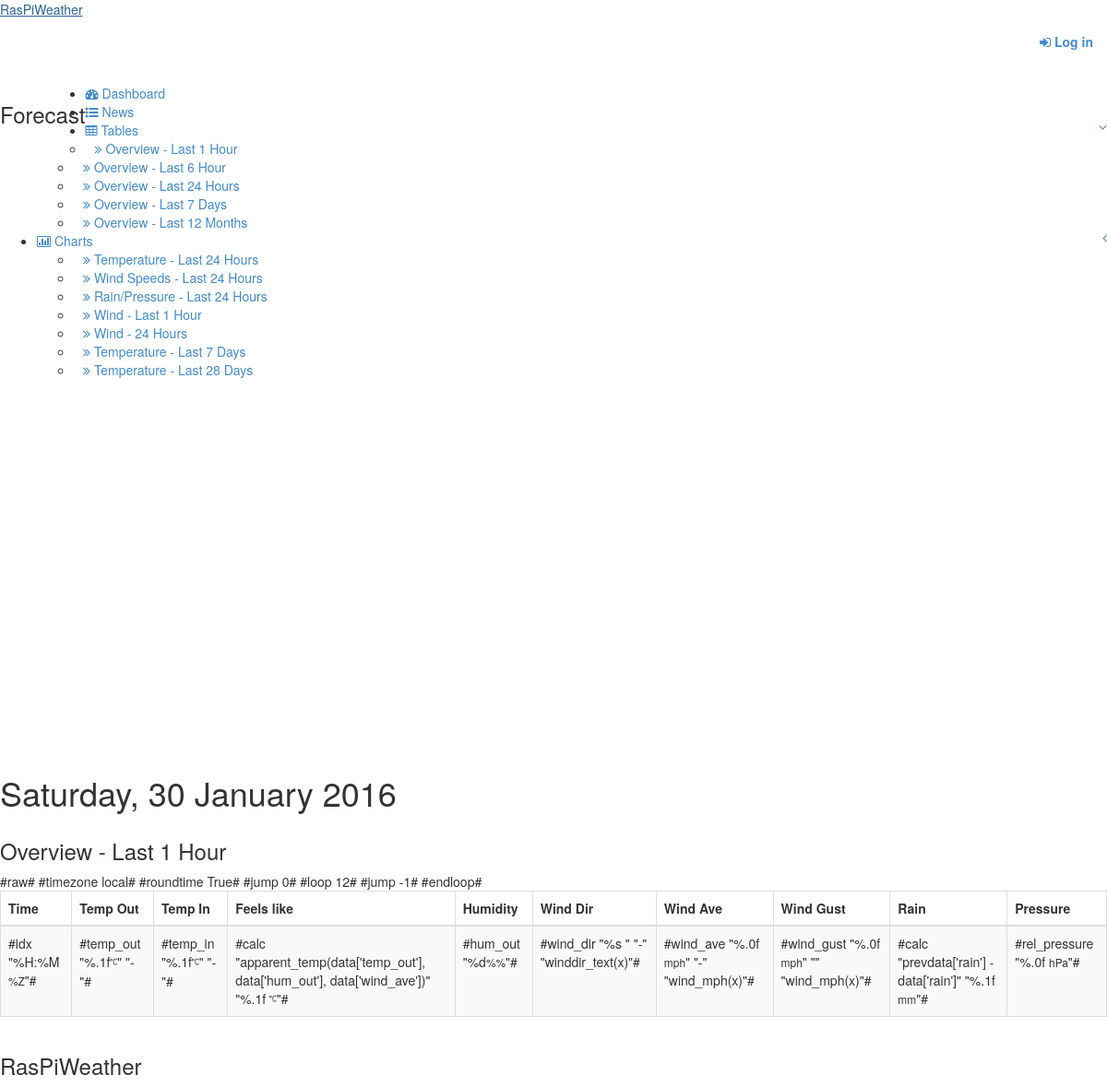
Page /?action=pages&page=table&id=4 on the committed database.
### tables this page shows
CREATE TABLE IF NOT EXISTS `templates` (
  `id` int(10) unsigned NOT NULL AUTO_INCREMENT,
  `interval` varchar(255) NOT NULL,
  `name` varchar(255) NOT NULL,
  `type` tinyint(1) NOT NULL DEFAULT '0',
  `file` varchar(255) NOT NULL,
  `active` tinyint(1) NOT NULL DEFAULT '0',
  `chart` tinyint(1) NOT NULL DEFAULT '0',
  `template_order` int(255) NOT NULL DEFAULT '1',
  PRIMARY KEY (`id`)
);

### configs/configuration.php (called while the page is built, shortened)
<?php
$database['host'] = "localhost";
$database['user'] = "weather";
$database['pass'] = "password";
$database['name'] = "weather";
$remote['is_remote'] = False;
$dbh = new PDO("mysql:host=".$database['host'].";dbname=".$database['name'], $database['user'], $database['pass']);
$dbh->setAttribute(PDO::ATTR_ERRMODE, PDO::ERRMODE_EXCEPTION);
$stmt = $dbh->prepare("SELECT * FROM site_info");
$stmt->execute();
$site_info = $stmt->fetchAll();
$dbh = new PDO("mysql:host=".$database['host'].";dbname=".$database['name'], $database['user'], $database['pass']);
$dbh->setAttribute(PDO::ATTR_ERRMODE, PDO::ERRMODE_EXCEPTION);
$stmt = $dbh->prepare("SELECT * FROM settings");
$stmt->execute();
$settings = $stmt->fetchAll();
$settings_array = array();
for ($b = 0; $b <= count($settings) - 1; $b++) {
  $settings_array[$settings[$b]['setting_item']] = $settings[$b]['setting_value'];
}
$site_array = array();
for ($b = 0; $b <= count($site_info) - 1; $b++) {
  $site_array[$site_info[$b]['site_item']] = $site_info[$b]['site_value'];
}
?>

### public_html/pages/pages/table/default.php (the view, shortened to what this page needs)
<?php
if (isset($_GET['id'])) {
  $contents = @file_get_contents($settings_array['local_files']."/".$_GET['id'].".txt", true);
if ($remote['is_remote'] != True) {
  $dbh = new PDO("mysql:host=".$database['host'].";dbname=".$database['name'], $database['user'], $database['pass']);
  $dbh->setAttribute(PDO::ATTR_ERRMODE, PDO::ERRMODE_EXCEPTION);
  $stmt = $dbh->prepare("SELECT name FROM templates WHERE `id`=:tempid AND `active`=1");
  $stmt->bindParam(':tempid', $_GET['id'], PDO::PARAM_INT);
  $stmt->execute();
  $template_name = $stmt->fetchColumn();
}
} else {
  $template_name = "No template";
  $contents = "No data to display";
  $nodata = true;
}
?>
<div class="box box-solid box-primary">
  <div class="box-header">
    <h3 class="box-title"><?php echo $template_name; ?></h3>
  </div>
  <div class="box-body chart-responsive"><?php
  echo $contents;
  ?>
  </div>
</div>

### public_html/index.php (shortened to what this page needs)
<?php
require_once('../configuration.php');
?>
<?php
$display_index = True;
if (isset($_GET['page'])){
  $page = $_GET['page'];
  if ($page == "other") {
    require_once('pages/pages/'.$page.'/default.php');
    $display_index = False;
  } else {
    $display_index = True;
  }
}
if ($display_index == True) {
?>
<!DOCTYPE html>
<html xmlns="http://www.w3.org/1999/xhtml">
<head>
  <link href="/assets/css/bootstrap.min.css" rel="stylesheet" type="text/css" />
  <link href="/assets/css/font-awesome.min.css" rel="stylesheet" type="text/css" />
  <link href="/assets/css/weather-icons.min.css" rel="stylesheet" type="text/css" />
  <link href="/assets/css/pi-icons.css" rel="stylesheet" type="text/css" />
  <link href="/assets/css/ionicons.min.css" rel="stylesheet" type="text/css" />
  <link href="/assets/css/AdminLTE.php" rel="stylesheet" type="text/css" />
</head>
<body class="skin-blue">
  <header class="header">
  <a href="/" class="skin-blue logo"><?php echo $site_array['site_name']; ?></a>
    <nav class="navbar navbar-static-top" role="navigation">
      <div class="navbar-right">
        <ul class="nav navbar-nav">
        <?php
        require_once('nav.php');
        ?>
        </ul>
      </div>
    </nav>
  </header>
  <div class="wrapper row-offcanvas row-offcanvas-left">
    <aside class="left-side sidebar-offcanvas">
      <section class="sidebar">
        <div class="user-panel">
          <div class="pull-left info">
          <?php
          require_once('pages/forecast/default.php');
          ?>
          </div>
        </div>
        <?php
          require_once('sidebar.php');
        ?>
      </section>
    </aside>
  <aside class="right-side">
    <section class="content-header">
      <h1></h1>
    </section>
    <section class="content">
      <div class="row">
        <div class="col-md-12">
          <?php
          if (!isset($_GET['page'])) {
          require_once('pages/widgets/default.php');
          ?>
        </div>
      </div>
      <?php
      }
      else {
      ?>
        <div class="row">
          <div class="col-md-12">
            <?php
            if (isset($_GET['action'])){
              $action = $_GET['action'];
            }
            $page = $_GET['page'];
            if (!empty($action)) {
              require_once('pages/'.$action.'/'.$page.'/default.php');
            } else {
              require_once($page.'/default.php');
            }
            ?>
          </div>
        </div>
        <?php
        }
        ?>
        <div class="box box-solid bg-skin-blue fg-skin-blue">
          <div class="box-header">
            <h3 class="box-title">RasPiWeather</h3>
          </div>
        </div>
      </section>
    </aside>
  </div>
</body>
</html>
<?php
}
?>

### public_html/nav.php (shortened to what this page needs)
<?php
if ($remote['is_remote'] != True) {
?>
<?php
if(isset($_SESSION['user_id'])) {
?>
<li class="dropdown notifications-menu">
  <a href="#" class="dropdown-toggle" data-toggle="dropdown"><i class="fa fa-user"></i><b> <?php echo $_SESSION['user_name']; ?> <i class="caret"></i></b></a>
  <ul class="dropdown-menu">
    <li class="header">Account Settings</li>
    <li>
      <ul class="menu">
        <?php
        if(isset($_SESSION['user_id']))
        {
        ?>
        <li><a href="#"><i class="fa fa-user bg-aqua"></i>Profile</a></li>
        <li><a href="index.php?action=admin&page=change_password"><i class="fa fa-terminal bg-red"></i>Change Password</a></li>
        <li><a href="index.php?action=admin&page=adduser"><i class="fa fa-plus bg-green"></i>Add User</a></li>
        <li><a href="index.php?action=pages&page=logout"><i class="fa fa-sign-out bg-teal"></i>Log out</a></li>
        <?php
        }
        ?>
      </ul>
    </li>
  </ul>
</li>
<?php
} else {
?>
<li class="dropdown notifications-menu">
<a href="index.php?action=pages&page=login" class="dropdown notifications-menu"><b><i class="fa fa-sign-in"></i> Log in</b></a>
</li>
<?php
}
}
?>

### public_html/pages/forecast/default.php (shortened to what this page needs)
<?php
$contents = file_get_contents($settings_array['local_files']."/forecast.txt", true);
$forecast= json_decode($contents, true);
?>
<div class="box box-solid bg-skin-blue fg-skin-blue">
  <div class="box-header">
    <h3 class="box-title">Forecast</h3>
  </div>
  <div class="box-body">
  <?php echo $forecast['forecast'];?><br>
  </div>
</div>

### public_html/sidebar.php
<ul class="sidebar-menu<?php if (!isset($_GET['page'])) { echo " active"; }?>">
  <li>
    <a href="/">
    <i class="fa fa-dashboard"></i> <span>Dashboard</span>
    </a>
  </li>
  <li>
    <a href="?action=pages&page=news">
    <i class="fa fa-list-ul"></i> <span>News</span>
    </a>
  </li>
  <li class="treeview<?php if (isset($_GET['page'])) { if ($_GET['page']=='table') { echo " active"; }}?>">
    <a href="#">
    <i class="fa fa-table"></i>
    <span>Tables</span>
    <i class="fa fa-angle-left pull-right"></i>
    </a>
    <ul class="treeview-menu">
      <?php
if ($remote['is_remote'] != True) {
      $dbh = new PDO("mysql:host=".$database['host'].";dbname=".$database['name'], $database['user'], $database['pass']);
      $dbh->setAttribute(PDO::ATTR_ERRMODE, PDO::ERRMODE_EXCEPTION);
      $stmt = $dbh->prepare("SELECT * FROM templates WHERE `active`=1 AND `type`=0 ORDER BY `template_order`");
      $stmt->execute();
      $table_array = $stmt->fetchAll();
} else {
	$contents = file_get_contents($settings_array['local_files']."/site_data.json", true);
	$contents = json_decode($contents, true);
	$table_array = $contents['tables'];
}
      for ($b = 0; $b <= count($table_array) - 1; $b++) {
        echo "<li><a href='?action=pages&page=table&id=".$table_array[$b]['id']."'><i class='fa fa-angle-double-right'></i> ".$table_array[$b]['name']."</a></li>".PHP_EOL;
      }
      ?>
    </ul>
  </li>
  <li class="treeview<?php if (isset($_GET['page'])) { if ($_GET['page']=='graph') { echo " active"; }}?>">
    <a href="#">
    <i class="fa fa-bar-chart-o"></i>
    <span>Charts</span>
    <i class="fa fa-angle-left pull-right"></i>
    </a>
    <ul class="treeview-menu">
      <?php
if ($remote['is_remote'] != True) {
      $dbh = new PDO("mysql:host=".$database['host'].";dbname=".$database['name'], $database['user'], $database['pass']);
      $dbh->setAttribute(PDO::ATTR_ERRMODE, PDO::ERRMODE_EXCEPTION);
      $stmt = $dbh->prepare("SELECT * FROM templates WHERE `active`=1 AND `type`=2 ORDER BY `template_order`");
      $stmt->execute();
      $graph_array = $stmt->fetchAll();
} else {
	$contents = file_get_contents($settings_array['local_files']."/site_data.json", true);
	$contents = json_decode($contents, true);
	$graph_array = $contents['charts'];
}
      for ($b = 0; $b <= count($graph_array) - 1; $b++) {
        echo "<li><a href='?action=pages&page=graph&id=".$graph_array[$b]['id']."'><i class='fa fa-angle-double-right'></i> ".$graph_array[$b]['name']."</a></li>".PHP_EOL;
      }
      ?>
    </ul>
  </li>
</ul>

### rows in the picture
templates: name "Overview - Last 1 Hour"
templates: name "Overview - Last 6 Hour"
templates: name "Overview - Last 24 Hours"
templates: name "Overview - Last 7 Days"
templates: name "Overview - Last 12 Months"
templates: name "Temperature - Last 24 Hours"
templates: name "Wind Speeds - Last 24 Hours"
templates: name "Rain/Pressure - Last 24 Hours"
templates: name "Wind - Last 1 Hour"
templates: name "Wind - 24 Hours"
templates: name "Temperature - Last 7 Days"
templates: name "Temperature - Last 28 Days"

### other values in the picture
$site_array['site_name'] "RasPiWeather"
